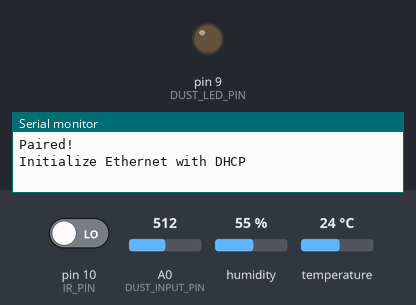
Recording of a sketch running on a simulated Arduino Uno, built for the host (arithmetic inside an expression is 32-bit, double 64-bit). Parts: output pins drawn as LEDs (lit = HIGH), the last lines printed to the serial monitor. The inputs (shaded band) are chosen by the test bench; at power-on: A0 (DUST_INPUT_PIN) = 512, pin 10 (IR_PIN) LOW, humidity 55 %, temperature 24 °C. WiFi joins after 1.5 s; servers stay silent unless stated; uploads are accepted with an empty reply; the local clock reads 2024-03-15 10:24:30 at power-on unless the sketch sets it.

Above: at 0.1 s.
At 16.1 s:
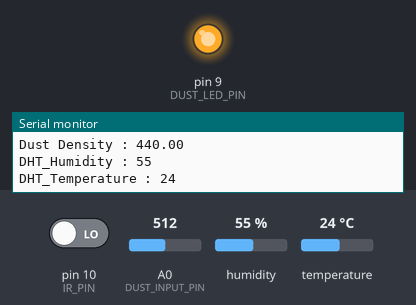
16.2 s: A0 (DUST_INPUT_PIN) set to 176
17.7 s: A0 (DUST_INPUT_PIN) set to 145
Timing chart, 0 to 20.7 s (numbered marks = the images above; inputs shaded):
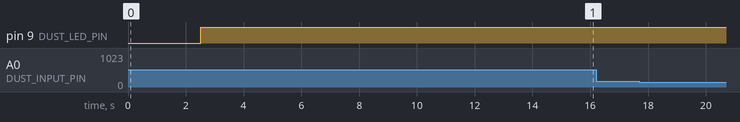

The sketch:

main_MASTER.ino
```cpp
/* Header 선언 */
#include <SPI.h>
#include <Ethernet.h>
#include <SoftwareSerial.h>
#include <DS1302.h>
#include "DHT.h"

SoftwareSerial bluetooth(2, 3);
// HC-06 BT 모듈 설정

#define SCK_PIN 4
#define IO_PIN 5
#define RST_PIN 6
// Real-Time Clock 모듈 핀

DS1302 rtc(RST_PIN, IO_PIN, SCK_PIN);
// DS-1302 Read-Time 모듈 설정

#define DHT_PIN 7
#define DHTTYPE DHT11
// DHT11 온습도 센서 핀

DHT dht(DHT_PIN, DHTTYPE);

#define DUST_INPUT_PIN A0
#define DUST_LED_PIN 9
// Dust_Sensor 미세먼지 측정 센서 핀

#define IR_PIN 10

/* Global Variable 선언 */

int Mode = 0; // 0->Current Mode|생활 모드, 1->Sleeping Mode|외출, 취침 모드

//Weather_Parsing 부분 Global Variable

String temp; // 온도 Global Variable
String wfEn; // 영문 날씨 Global Variable
String reh; // 습도 Global Variable

/* Dust_Sensing 부분 Global Variable */

float Dust_value = 0.00;
float Dust_voltage = 0.00;
float Dust_density = 0.00;

/* IR 센서 부분 Global Variable */

int DHT_Humid;
int DHT_Temp;

/* DHT11 온습도 센서 부분 Global Variable */

int pirState = LOW; // 센서의 초기 상태는 움직임이 없음을 가정
int val = 0; // 센서 신호의 판별을 위한 변수이다.
int IR_Count = 0;


Time t;
int count_min = 0;
int pre_count_min = 0;

byte mac[] = {
  0xDE, 0xAD, 0xBE, 0xFE, 0xED
};

EthernetClient client;

char server[] = "www.kma.go.kr";

unsigned long lastConnectionTime = 0;
const unsigned long postingInterval = 10 * 1000; // 데이터를 받아오는 주기

void Display() {
  Serial.println("********************************");
  Serial.print("Internet_temp : ");
  Serial.println(temp);
  Serial.print("Internet_weather : ");
  Serial.println(wfEn);
  Serial.print("Internet_humidity : ");
  Serial.println(reh);
  Serial.print("Dust Density : ");
  Serial.println(Dust_density);
  Serial.print("DHT_Humidity : ");
  Serial.println(DHT_Humid);
  Serial.print("DHT_Temperature : ");
  Serial.println(DHT_Temp);
  Serial.print("IR_Sensing : ");
  Serial.println(pirState);
}

void httpRequest() {
  int i = 0;
  String tmp_str;
  // close any connection before send a new request.
  // This will free the socket on the WiFi shield
  client.stop();

  // if there's a successful connection:
  if (client.connect(server, 80)) {
    Serial.println("connecting...");
    // send the HTTP GET request:
    client.println("GET /wid/queryDFSRSS.jsp?zone=4127152500 HTTP/1.1");
    client.println("Host: www.kma.go.kr");
    client.println("Connection: close");
    client.println();

    // note the time that the connection was made:
    lastConnectionTime = millis();
  } else {
    // if you couldn't make a connection:
    Serial.println("connection failed");
  }

  while (client.available()) {
    String line = client.readStringUntil('\n');

    i = line.indexOf("</temp>");

    if (i > 0) {
      tmp_str = "<temp>";
      temp = line.substring(line.indexOf(tmp_str) + tmp_str.length(), i);
      //Serial.println(temp);
    }

    i = line.indexOf("</wfEn");

    if (i > 0) {
      tmp_str = "<wfEn>";
      wfEn = line.substring(line.indexOf(tmp_str) + tmp_str.length(), i);
      //Serial.println(wfEn);
    }

    i = line.indexOf("</reh>");

    if (i > 0) {
      tmp_str = "<reh>";
      reh = line.substring(line.indexOf(tmp_str) + tmp_str.length(), i);
      //Serial.println(reh);
      break;
    }
  }
}

void setup() {

  /*PinMode 설정*/

  pinMode(DUST_INPUT_PIN, INPUT);
  pinMode(DUST_LED_PIN, OUTPUT);
  pinMode(DHT_PIN, INPUT);

  rtc.halt(false);
  rtc.writeProtect(false);

  Serial.begin(9600);
  while (!Serial) {
    //Serial 포트가 연결될 때 까지 대기
  }
  Serial.println("Paired!");
  bluetooth.begin(9600);


  Serial.println("Initialize Ethernet with DHCP");
  if (Ethernet.begin(mac) == 0) {
    Serial.println("Failed to configure Ethernet using DHCP");
    if (Ethernet.hardwareStatus() == EthernetNoHardware) {
      Serial.println("ENC28J60 was not found.");
      while (true) {
        delay(1);
      }
    }
    if (Ethernet.linkStatus() == LinkOFF) {
      Serial.println("Ethernet cable is not connected");
    }
    Ethernet.begin(mac);
    Serial.print("My IP address : ");
    Serial.println(Ethernet.localIP());
  } else {
    Serial.print("DHCP assigned IP : ");
    Serial.println(Ethernet.localIP());
  }
  delay(1000);

}

void loop() {
  int i = 0;
  String tmp_str;

  if (Serial.available()) {
    bluetooth.write(Serial.read()); // BT Master 쪽 수신 코드. if 문 안에 있는 코드 수정 예정!
  }

  DHT_Humid = dht.readHumidity();
  DHT_Temp = dht.readTemperature();
  //DHT11

  t = rtc.getTime();

  digitalWrite(DUST_LED_PIN, LOW);
  delayMicroseconds(280);
  Dust_value = analogRead(DUST_INPUT_PIN);
  delayMicroseconds(40);
  digitalWrite(DUST_LED_PIN, HIGH);
  delayMicroseconds(9860);

  Dust_voltage = Dust_value * 5.0 / 1024.0;
  Dust_density = (Dust_voltage - 0.3) / 0.005;

  //Dust_Sensor

  val = digitalRead(IR_PIN);


  if (millis() - lastConnectionTime > postingInterval) {
    httpRequest();
  }
  Display();


  if (Mode == 0) {
    bluetooth.write('00');
    //BT High 코드
    Serial.println("Current Mode!");
    //어레이 HIGH 코드
    if ((val == HIGH) && (pirState == LOW)) {
      Serial.println("Motion Detected!");
      pirState = HIGH;

      IR_Count++;

    }
    else {
      if ((val == LOW) && (pirState == LOW)) {
        Serial.println("Motion Ended!");
        pirState = HIGH;
      }
    }

    if (pre_count_min + 1 == t.min) { //수정작업 필요. LOGIC
      count_min++;
      pre_count_min = t.min;
    }

    if (count_min > 20) {
      count_min = 0;
      if (IR_Count < 5) {
        IR_Count = 0;
        Mode = 1;
      }
    }

  }
  else if (Mode == 1) {
    bluetooth.write('01');
    Serial.println("Sleeping Mode!");
    if ((val == HIGH) && (pirState == LOW)) {
      Serial.println("Motion Detected!");
      pirState = HIGH;

      IR_Count++;
    }
    else {
      if ((val == LOW) && (pirState == LOW)) {
        Serial.println("Motion Ended!");
        pirState = LOW;
      }
    }

    if (IR_Count > 5) {
      IR_Count = 0;
      Mode = 0;
    }

  }

  if (Dust_density < 30) {
    bluetooth.write('10');
  }
  else {
    bluetooth.write('11');
  }


}
```
